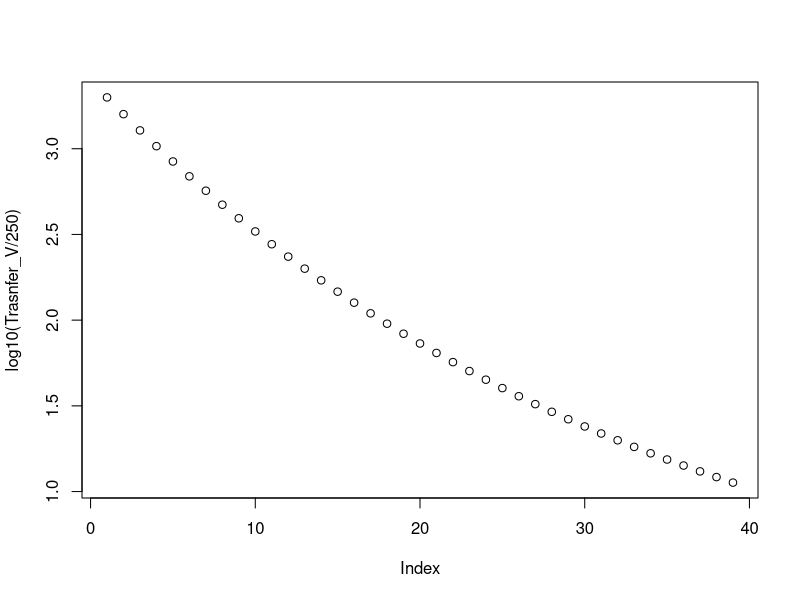
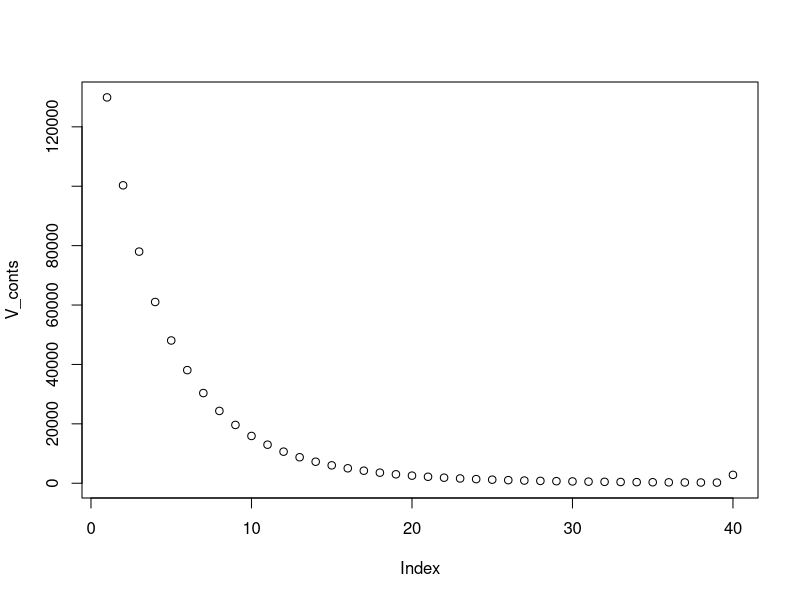

Recreate these plots in R, in order.
## ---- chunk 1
Weight_tom = 0.25 #0.25 kg

tom_df<-data.frame(
  tomato = c(1:40),
  Cont = 0, 
  Weight = 0.25
)

## ---- chunk 2
tom_df[1,2] = 627931
## ---- chunk 3
calc_transfer<-function(Cont, Weight){
  Cont*exp(Weight/-8.31)
}

Weight = 0.55
Weight_kg = Weight*0.454
V_conts<-tom_df$Cont
count=1
Trasnfer_V<-c()
for (i in V_conts[-length(V_conts)]){
  log_CFU<-log10(V_conts[count]/(Weight*454))
  log_CFU_trans=log_CFU*exp(Weight_kg/-8.31)
  CFU_trans = as.integer((10^log_CFU_trans)*(Weight*454))
  Trasnfer_V= c(Trasnfer_V,CFU_trans)
  V_conts[count] = V_conts[count]- CFU_trans
  V_conts[count+1] = V_conts[count+1]+CFU_trans
  count=count+1
}


plot(log10(Trasnfer_V/250))

plot(V_conts)

